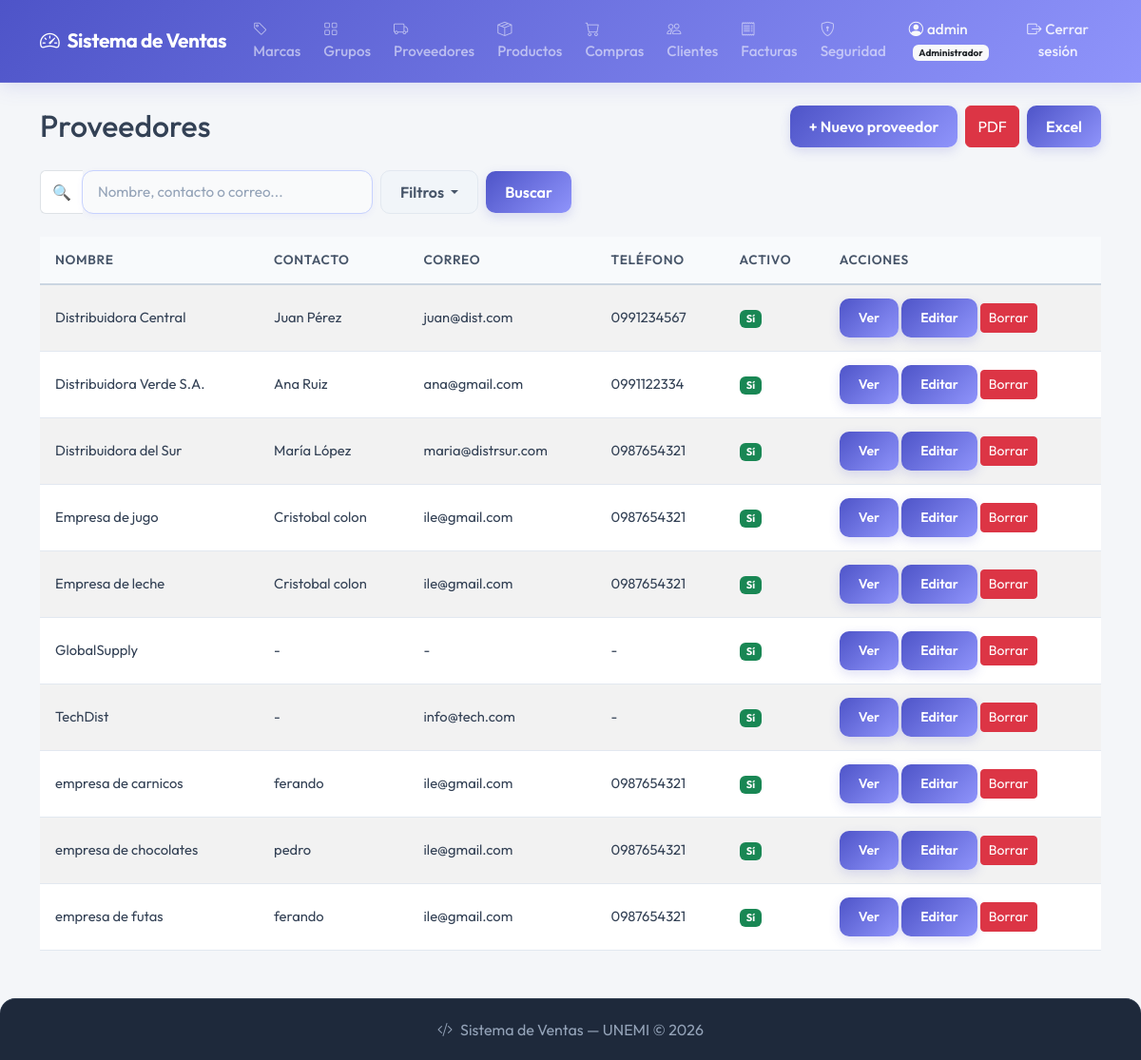
Page /suppliers/ (signed in) on the committed database.
### billing/models.py (models this page shows, shortened)
class Supplier(models.Model):
    name = models.CharField(max_length=200, verbose_name='Nombre de la empresa')
    contact_name = models.CharField(max_length=200, blank=True, null=True, verbose_name='Persona de contacto')
    email = models.EmailField(blank=True, null=True, verbose_name='Correo electrónico')
    phone = models.CharField(max_length=20, blank=True, null=True, verbose_name='Teléfono')
    address = models.TextField(blank=True, null=True, verbose_name='Dirección')
    is_active = models.BooleanField(default=True, verbose_name='Activo')
    created_at = models.DateTimeField(auto_now_add=True)
    updated_at = models.DateTimeField(auto_now=True)
    class Meta:
        verbose_name = 'Proveedor'
        verbose_name_plural = 'Proveedores'
        ordering = ['name']

### billing/views.py (the view, shortened to what this page needs)
# urls.py: path('suppliers/', views.supplier_list, name='supplier_list'),
@permission_required_redirect('billing.view_supplier', '/')
def supplier_list(request):
    query = request.GET.get('q', '')
    is_active = request.GET.get('is_active', '')
    export = request.GET.get('export', '')
    items = Supplier.objects.all()
    if query:
        items = items.filter(
            models.Q(name__icontains=query) |
            models.Q(contact_name__icontains=query) |
            models.Q(email__icontains=query)
        )
    if is_active == '1':
        items = items.filter(is_active=True)
    elif is_active == '0':
        items = items.filter(is_active=False)
    paginator = Paginator(items, 10)
    page_number = request.GET.get('page')
    page_obj = paginator.get_page(page_number)
    context = {
        'page_obj': page_obj,
        'query': query,
        'is_active': is_active,
    }
    return render(request, 'billing/supplier_list.html', context)

### security/templatetags/security_tags.py (called while the page is built)
@register.filter(name='has_group')
def has_group(user, group_name):
    if not user.is_authenticated:
        return False
    if user.is_superuser:
        return True
    return user.groups.filter(name=group_name).exists()

### billing/templates/billing/supplier_list.html (shortened to what this page needs)
{% extends 'billing/base.html' %}
{% block content %}
<div class="d-flex justify-content-between align-items-center mb-4">
  <h2 class="mb-0">Proveedores</h2>
  <div class="d-flex gap-2">
    <a href="{% url 'billing:supplier_create' %}" class="btn btn-primary">+ Nuevo proveedor</a>
    <button type="submit" form="filtros-form" name="export" value="pdf" class="btn btn-danger">PDF</button>
    <button type="submit" form="filtros-form" name="export" value="excel" class="btn btn-success">Excel</button>
  </div>
</div>
<form method="get" id="filtros-form" class="mb-4">
  <div class="d-flex align-items-center gap-2">
    <div class="input-group" style="max-width:350px;">
      <span class="input-group-text bg-white border-end-0">🔍</span>
      <input type="text" name="q" value="{{ query }}" class="form-control border-start-0" placeholder="Nombre, contacto o correo...">
    </div>
    <div class="dropdown">
      <button class="btn btn-outline-secondary dropdown-toggle" type="button" id="dropdownFiltros" data-bs-toggle="dropdown" aria-expanded="false">
        Filtros
      </button>
    </div>
    <button type="button" class="btn btn-primary" onclick="document.getElementById('filtros-form').submit();">Buscar</button>
  </div>
</form>
<table class="table table-striped table-hover">
  <thead class="table-dark">
    <tr>
      <th>Nombre</th>
      <th>Contacto</th>
      <th>Correo</th>
      <th>Teléfono</th>
      <th>Activo</th>
      <th>Acciones</th>
    </tr>
  </thead>
  <tbody>
    {% for item in page_obj %}
    <tr>
      <td>{{ item.name }}</td>
      <td>{{ item.contact_name|default:"-" }}</td>
      <td>{{ item.email|default:"-" }}</td>
      <td>{{ item.phone|default:"-" }}</td>
      <td>
        {% if item.is_active %}
          <span class="badge bg-success">Sí</span>
        {% else %}
          <span class="badge bg-danger">No</span>
        {% endif %}
      </td>
      <td>
        <a href="{% url 'billing:supplier_detail' item.pk %}" class="btn btn-sm btn-info">Ver</a>
        <a href="{% url 'billing:supplier_update' item.pk %}" class="btn btn-sm btn-warning">Editar</a>
        <a href="{% url 'billing:supplier_delete' item.pk %}" class="btn btn-sm btn-danger">Borrar</a>
      </td>
    </tr>
    {% empty %}
    <tr><td colspan="6" class="text-center">No hay proveedores registrados</td></tr>
    {% endfor %}
  </tbody>
</table>
{% endblock %}

### billing/templates/billing/base.html (shortened to what this page needs)
{% load static %}
{% load security_tags %}
<!DOCTYPE html>
<html lang="es">
<head>
  <link href="https://cdn.jsdelivr.net/npm/bootstrap@5.3.0/dist/css/bootstrap.min.css" rel="stylesheet">
  <link href="https://cdn.jsdelivr.net/npm/bootstrap-icons@1.11.0/font/bootstrap-icons.css" rel="stylesheet">
  <link rel="stylesheet" href="{% static 'home/css/base.css' %}">
</head>
<body>
<nav class="navbar navbar-expand-lg navbar-dark">
  <div class="container">
    <a class="navbar-brand fw-bold" href="{% url 'home' %}">
      <i class="bi bi-speedometer2 me-2"></i>Sistema de Ventas
    </a>
    <div class="collapse navbar-collapse" id="nav">
      <ul class="navbar-nav me-auto">
        {% if user.is_authenticated %}
          {% if user|has_group:'Analista de Compras' or user|has_group:'Administrador' %}
          <li class="nav-item"><a class="nav-link" href="{% url 'billing:brand_list' %}"><i class="bi bi-tag me-1"></i>Marcas</a></li>
          <li class="nav-item"><a class="nav-link" href="{% url 'billing:productgroup_list' %}"><i class="bi bi-grid me-1"></i>Grupos</a></li>
          <li class="nav-item"><a class="nav-link" href="{% url 'billing:supplier_list' %}"><i class="bi bi-truck me-1"></i>Proveedores</a></li>
          <li class="nav-item"><a class="nav-link" href="{% url 'billing:product_list' %}"><i class="bi bi-box-seam me-1"></i>Productos</a></li>
          <li class="nav-item"><a class="nav-link" href="{% url 'purchasing:purchase_list' %}"><i class="bi bi-cart me-1"></i>Compras</a></li>
          {% endif %}
          {% if user|has_group:'Vendedor' or user|has_group:'Administrador' %}
          <li class="nav-item"><a class="nav-link" href="{% url 'billing:customer_list' %}"><i class="bi bi-people me-1"></i>Clientes</a></li>
          <li class="nav-item"><a class="nav-link" href="{% url 'billing:invoice_list' %}"><i class="bi bi-receipt me-1"></i>Facturas</a></li>
          {% endif %}
          {% if user|has_group:'Administrador' %}
          <li class="nav-item">
            <a class="nav-link" href="{% url 'security:dashboard' %}">
              <i class="bi bi-shield-lock me-1"></i>Seguridad
            </a>
          </li>
          {% endif %}
        {% endif %}
      </ul>
      <ul class="navbar-nav align-items-center">
        {% if user.is_authenticated %}
        <li class="nav-item">
          <span class="nav-link text-light me-2">
            <i class="bi bi-person-circle me-1"></i>{{ user.username }}
            {% for g in user.groups.all %}
              <span class="badge bg-light text-dark ms-1" style="font-size:10px;">{{ g.name }}</span>
            {% endfor %}
          </span>
        </li>
        <li class="nav-item">
          <form method="post" action="{% url 'logout' %}" class="d-inline">
            <button type="submit" class="nav-link btn btn-link p-0" style="color:rgba(255,255,255,.85); text-decoration: none;">
              <i class="bi bi-box-arrow-right me-1"></i>Cerrar sesión
            </button>
          </form>
        </li>
        {% endif %}
      </ul>
    </div>
  </div>
</nav>
<div class="container mt-4">
  {% block content %}{% endblock %}
</div>
<footer>
  <p class="mb-0"><i class="bi bi-code-slash me-2"></i>Sistema de Ventas — UNEMI © 2026</p>
</footer>
</body>
</html>

### home/static/home/css/base.css (style rules this page uses)
body { background-color: #f4f6f9; font-family: 'Outfit', sans-serif; color: #334155; }
.navbar { background: linear-gradient(135deg, #4e54c8, #8f94fb) !important; box-shadow: 0 4px 20px rgba(78, 84, 200, 0.15); border-bottom: 1px solid rgba(255, 255, 255, 0.1); padding: 12px 0; transition: all 0.3s ease; }
.navbar-brand { font-size: 1.3rem; letter-spacing: -0.02em; transition: opacity 0.2s ease; }
.nav-link { font-weight: 500; transition: all 0.2s ease; font-size: 0.95rem; padding: 8px 12px !important; }
.form-control, .form-select { border-radius: 12px !important; border: 1.5px solid #c7d2fe !important; padding: 11px 16px !important; color: #334155 !important; font-size: 0.95rem !important; background-color: #f9fafb !important; transition: all 0.2s cubic-bezier(0.4, 0, 0.2, 1) !important; box-shadow: 0 2px 6px rgba(99, 102, 241, 0.06) !important; }
.form-control::placeholder { color: #94a3b8; }
.btn-primary, .btn-success, .btn-warning, .btn-info, .btn-auth-custom { background: linear-gradient(135deg, #4e54c8, #8f94fb) !important; border: none !important; color: #ffffff !important; border-radius: 10px !important; font-weight: 600; padding: 10px 20px; box-shadow: 0 4px 12px rgba(78, 84, 200, 0.18); transition: all 0.2s ease-in-out; cursor: pointer; }
.btn-secondary, .btn-outline-secondary { border-radius: 10px !important; font-weight: 600; padding: 10px 20px; transition: all 0.2s ease; background-color: #f1f5f9; border: 1px solid #e2e8f0 !important; color: #475569 !important; }
.table { border-color: #e2e8f0; vertical-align: middle; }
.table thead th { background-color: #f8fafc !important; color: #475569; font-weight: 600; font-size: 0.85rem; text-transform: uppercase; letter-spacing: 0.05em; padding: 14px 16px; border-bottom: 2px solid #cbd5e1; }
.table tbody td { padding: 14px 16px; color: #334155; font-size: 0.92rem; }
.table-striped tbody tr:nth-of-type(odd) { background-color: #f8fafc; }
footer { background: #1e293b; color: #94a3b8; text-align: center; padding: 20px; margin-top: 50px; border-top: 1px solid #334155; border-radius: 16px 16px 0 0; }

### rows in the picture
Supplier: name "Distribuidora Central", contact_name "Juan Pérez", email "juan@dist.com", phone "0991234567", is_active "Sí"
Supplier: name "Distribuidora Verde S.A.", contact_name "Ana Ruiz", email "ana@gmail.com", phone "0991122334", is_active "Sí"
Supplier: name "Distribuidora del Sur", contact_name "María López", email "maria@distrsur.com", phone "0987654321", is_active "Sí"
Supplier: name "Empresa de jugo", contact_name "Cristobal colon", email "ile@gmail.com", phone "0987654321", is_active "Sí"
Supplier: name "Empresa de leche", contact_name "Cristobal colon", email "ile@gmail.com", phone "0987654321", is_active "Sí"
Supplier: name "GlobalSupply", contact_name "-", email "-", phone "-", is_active "Sí"
Supplier: name "TechDist", contact_name "-", email "info@tech.com", phone "-", is_active "Sí"
Supplier: name "empresa de carnicos", contact_name "ferando", email "ile@gmail.com", phone "0987654321", is_active "Sí"
Supplier: name "empresa de chocolates", contact_name "pedro", email "ile@gmail.com", phone "0987654321", is_active "Sí"
Supplier: name "empresa de futas", contact_name "ferando", email "ile@gmail.com", phone "0987654321", is_active "Sí"

### other values in the picture
{{ user.username }} "admin"
{{ g.name }} "Administrador"
